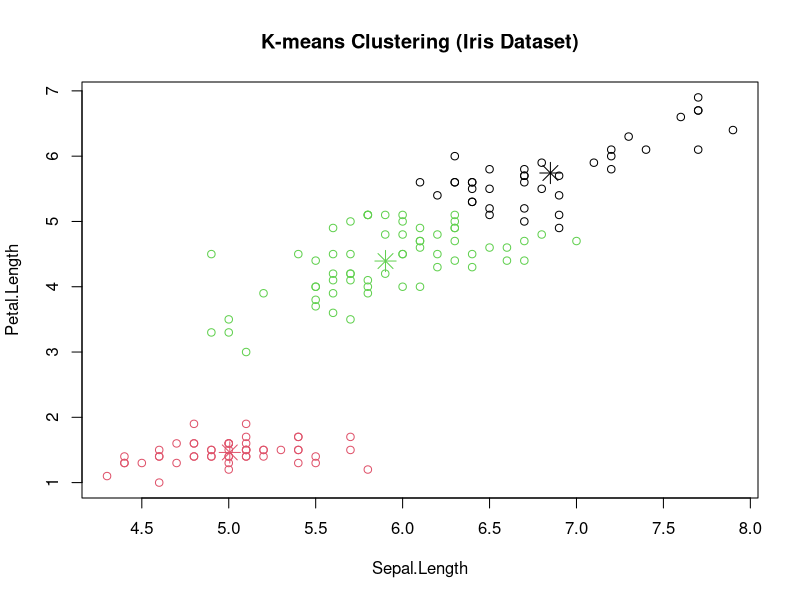

R code for this plot:
# Exp No: 18
# Author: Don Sabu 21AD024
# Program: Clustering

library(cluster)
data(iris)
selected_data <- iris[, c("Sepal.Length", "Sepal.Width", "Petal.Length", "Petal.Width")]
k <- 3
kmeans_result <- kmeans(selected_data, centers = k)
cluster_assignments <- kmeans_result$cluster
print(kmeans_result$centers)
plot(selected_data[, c(1, 3)], col = cluster_assignments, main = "K-means Clustering (Iris Dataset)")
points(kmeans_result$centers[, c(1, 3)], col = 1:k, pch = 8, cex = 2)
